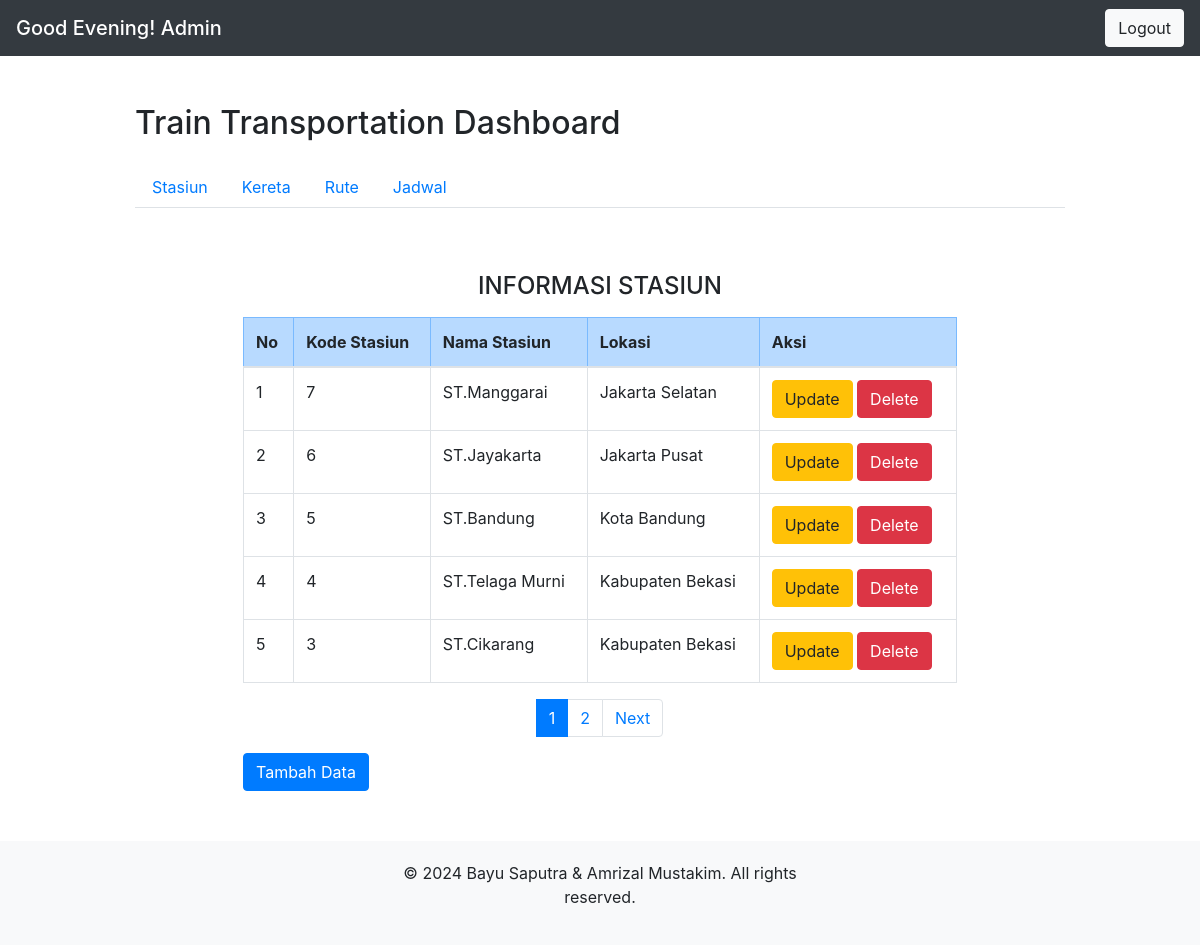
Page /stasiun.php (signed in) on the committed database.
### tables this page shows
CREATE TABLE `stasiun` (
  `Kode_Stasiun` int(11) NOT NULL,
  `Nama_Stasiun` varchar(255) NOT NULL,
  `Lokasi` varchar(255) NOT NULL
);

### stasiun.php (the view, shortened to what this page needs)
<?php
include "db.php";
include "dashboard.php";
$limit = 5;
$page = isset($_GET['page']) ? $_GET['page'] : 1;
$start = ($page - 1) * $limit;
$sql = "SELECT * FROM Stasiun ORDER BY Kode_Stasiun DESC LIMIT $start, $limit";
$result = mysqli_query($kon, $sql);
$no = $start;
?>
<!DOCTYPE html>
<html>
<head>
    <link rel="stylesheet" href="style_index.css">
</head>
<body>
    <div class="container">
        <br>
        <div class="container">
            <br>
            <h4>
                <center>INFORMASI STASIUN</center>
            </h4>
            <table class="my-3 table table-bordered">
                <thead>
                    <tr class="table-primary">
                        <th>No</th>
                        <th>Kode Stasiun</th>
                        <th>Nama Stasiun</th>
                        <th>Lokasi</th>
                        <th colspan='2'>Aksi</th>
                    </tr>
                </thead>
                <tbody>
                    <?php
                    while ($data = mysqli_fetch_array($result)) {
                        $no++;
                    ?>
                        <tr>
                            <td><?php echo $no; ?></td>
                            <td><?php echo $data['Kode_Stasiun']; ?></td>
                            <td><?php echo $data['Nama_Stasiun']; ?></td>
                            <td><?php echo $data['Lokasi']; ?></td>
                            <td>
                                <a href="update_stasiun.php?kode_stasiun=<?php echo $data['Kode_Stasiun']; ?>" class="btn btn-warning" role="button">Update</a>
                                <a href="?delete_id=<?php echo $data['Kode_Stasiun']; ?>" class="btn btn-danger" role="button">Delete</a>
                            </td>
                        </tr>
                    <?php
                    }
                    ?>
                </tbody>
            </table>
            <ul class="pagination justify-content-center">
                <?php
                $total_records = mysqli_num_rows(mysqli_query($kon, "SELECT * FROM Stasiun"));
                $total_pages = ceil($total_records / $limit);
                for ($i = 1; $i <= $total_pages; $i++) {
                    echo "<li class='page-item " . ($page == $i ? 'active' : '') . "'><a class='page-link' href='?page=$i'>$i</a></li>";
                }
                echo "<li class='page-item'>";
                if ($page < $total_pages) {
                    echo "<a class='page-link' href='?page=" . ($page + 1) . "'>Next</a>";
                }
                echo "</li>";
                ?>
            </ul>
            <div class="btn-group" role="group" aria-label="Basic example">
                <a href="create_stasiun.php" class="btn btn-primary" role="button">Tambah Data</a>
            </div>
        </div>
    </div>
    <?php include 'footer.php'; ?>
</body>
</html>

### stasiun.php (style rules this page uses)
body { margin: 0; padding: 0; min-height: 100vh; display: flex; flex-direction: column; }
.container { width: 80%; margin: auto; }

### rows in the picture
stasiun: Kode_Stasiun "7", Nama_Stasiun "ST.Manggarai", Lokasi "Jakarta Selatan"
stasiun: Kode_Stasiun "6", Nama_Stasiun "ST.Jayakarta", Lokasi "Jakarta Pusat"
stasiun: Kode_Stasiun "5", Nama_Stasiun "ST.Bandung", Lokasi "Kota Bandung"
stasiun: Kode_Stasiun "4", Nama_Stasiun "ST.Telaga Murni", Lokasi "Kabupaten Bekasi"
stasiun: Kode_Stasiun "3", Nama_Stasiun "ST.Cikarang", Lokasi "Kabupaten Bekasi"

### other values in the picture
$greeting "Good Evening"
$_SESSION['session_username'] "Admin"
